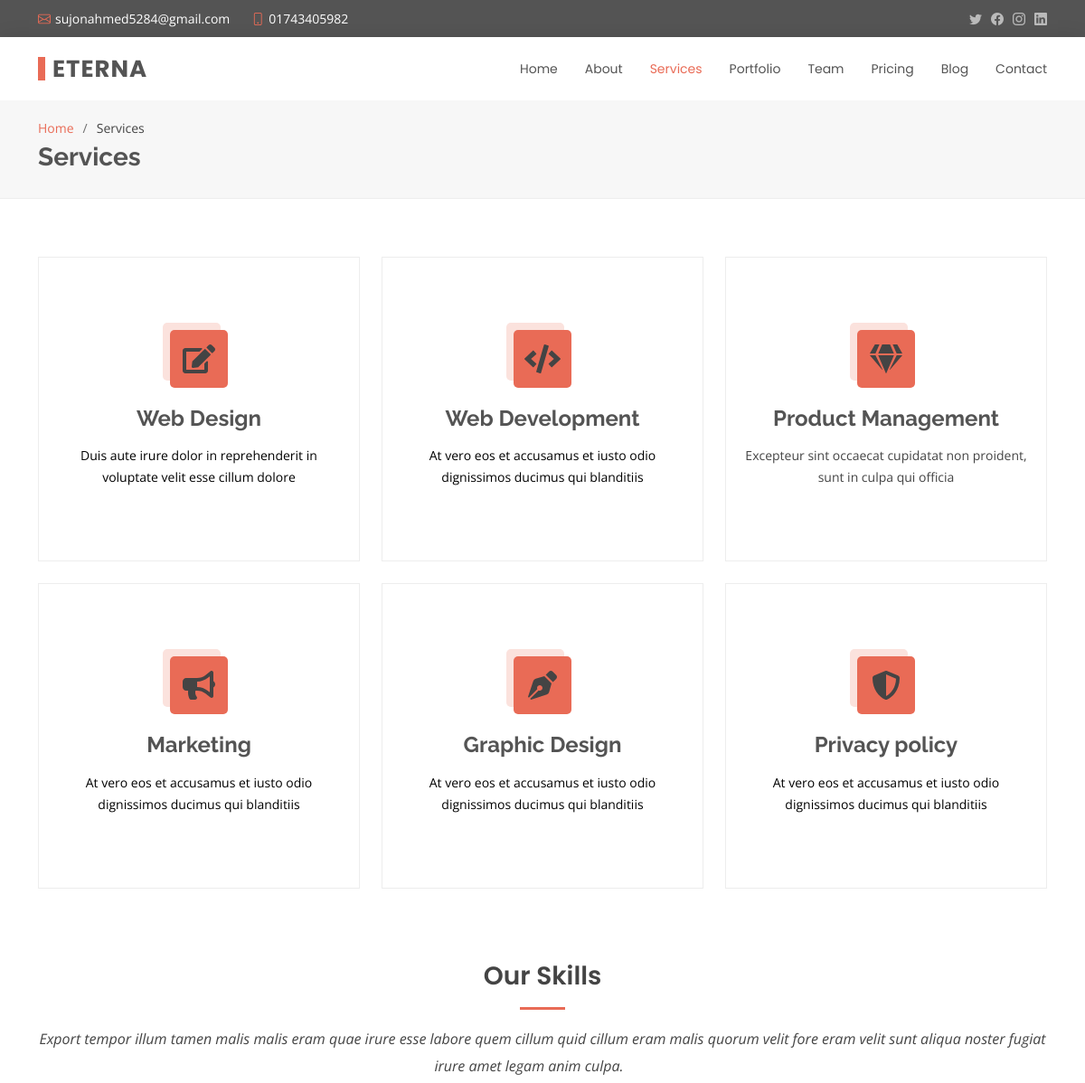
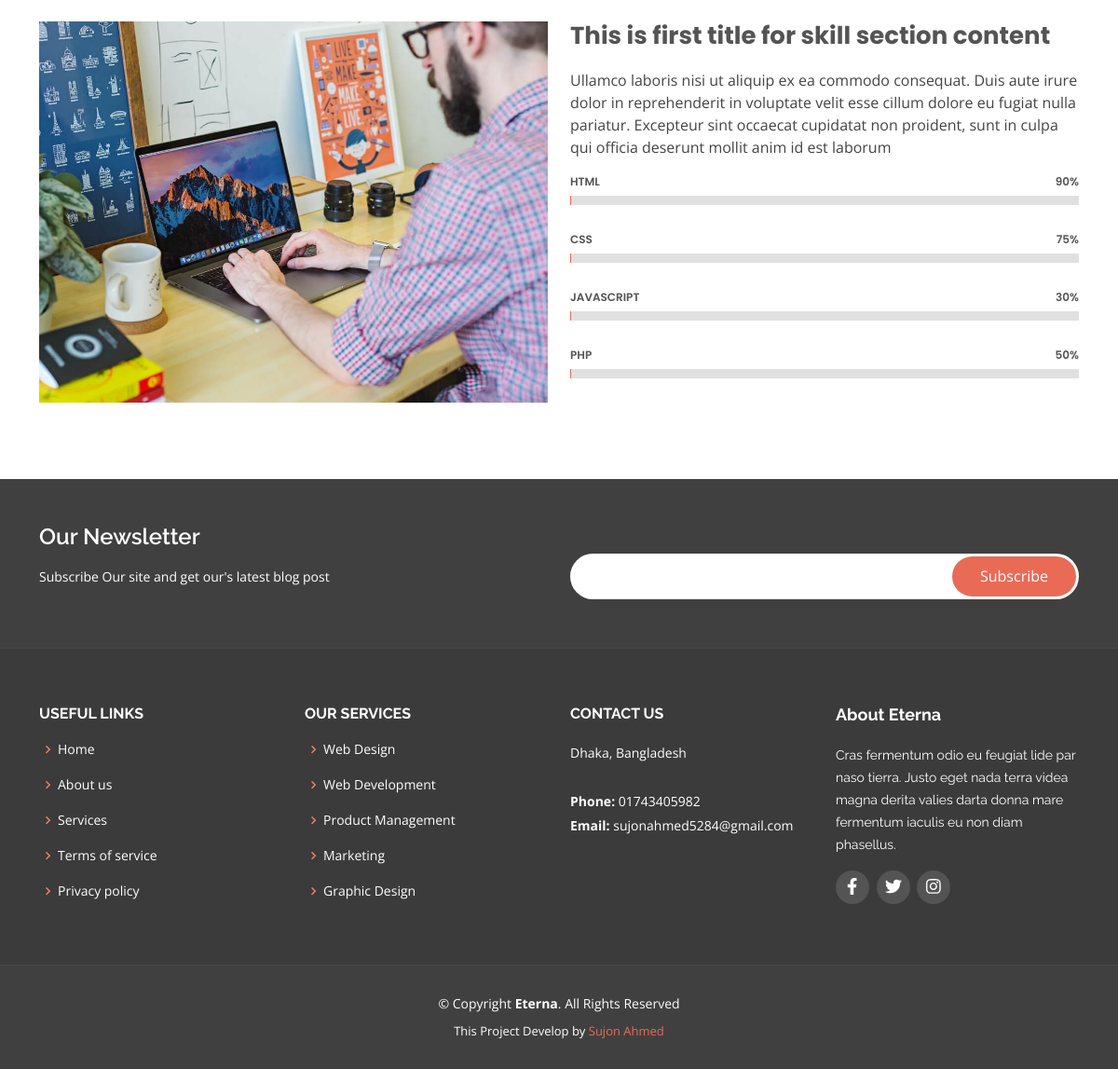
/services.php, run on the app's committed database (2 pictures, top to bottom).
### tables this page shows
CREATE TABLE `services` (
  `service_id` int(11) NOT NULL,
  `author_id` int(11) NOT NULL,
  `service_icon` varchar(30) NOT NULL,
  `service_title` varchar(255) NOT NULL,
  `service_desc` longtext NOT NULL,
  `service_created_at` datetime NOT NULL DEFAULT current_timestamp()
);

CREATE TABLE `skill_desc` (
  `skill_desc_id` int(11) NOT NULL,
  `author_id` int(11) NOT NULL,
  `skill_desc` longtext NOT NULL,
  `created_at` datetime NOT NULL DEFAULT current_timestamp()
);

CREATE TABLE `skill_content` (
  `content_id` int(11) NOT NULL,
  `content_title` varchar(255) NOT NULL,
  `content_image` varchar(80) NOT NULL,
  `content_desc` longtext NOT NULL,
  `content_created_at` datetime NOT NULL DEFAULT current_timestamp()
);

CREATE TABLE `skill_category` (
  `skill_cat_id` int(11) NOT NULL,
  `skill_cat_name` varchar(15) NOT NULL,
  `skill_cat_mx_val` int(11) NOT NULL,
  `skill_cat_created` datetime NOT NULL DEFAULT current_timestamp()
);

CREATE TABLE `address` (
  `address_id` int(11) NOT NULL,
  `address_title` varchar(255) NOT NULL,
  `map_link` varchar(500) NOT NULL,
  `address_created` datetime NOT NULL DEFAULT current_timestamp()
);

CREATE TABLE `social` (
  `social_id` int(11) NOT NULL,
  `social_name` varchar(80) NOT NULL,
  `social_icon` varchar(50) NOT NULL,
  `social_link` varchar(255) NOT NULL,
  `social_created` datetime NOT NULL DEFAULT current_timestamp()
);

### admin/main.php (called while the page is built, shortened)
<?php
class Main
{
    protected $host = 'localhost';
    protected $user = 'root';
    protected $pass = '';
    protected $db = 'eterna';
    protected $con;
    public function __construct()
    {
        $this->con = new mysqli($this->host, $this->user, $this->pass, $this->db);
    }
    public function profile_retrives()
    {
        $this->sql = "SELECT * FROM `admin`";
        $this->result = $this->con->query($this->sql);
        if ($this->result == true) {
            return $this->result;
        } else {
            return false;
        }
    }
    public function get_service_limit()
    {
        $this->sql = "SELECT * FROM `services` LIMIT 6";
        $this->result = $this->con->query($this->sql);
        if ($this->result == true) {
            return $this->result;
        } else {
            return false;
        }
    }
    public function get_skill_desc_limit()
    {
        $this->sql = "SELECT * FROM skill_desc LIMIT 1";
        $this->result = $this->con->query($this->sql);
        if ($this->result == true) {
            return $this->result;
        } else {
            return false;
        }
    }
    public function get_skill_content_limit()
    {
        $this->sql = "SELECT * FROM skill_content LIMIT 1";
        $this->result = $this->con->query($this->sql);
        if ($this->result == true) {
            return $this->result;
        } else {
            return false;
        }
    }
    public function get_progress()
    {
        $this->sql = "SELECT * FROM `skill_category`";
        $this->result = $this->con->query($this->sql);
        if ($this->result == true) {
            return $this->result;
        } else {
            return false;
        }
    }
    public function get_location()
    {
        $this->sql = "SELECT * FROM `address`";
        $this->result = $this->con->query($this->sql);
        if ($this->result == true) {
            return $this->result;
        } else {
            return false;
        }
    }
    public function get_social()
    {
        $this->sql = "SELECT * FROM `social`";
        $this->result = $this->con->query($this->sql);
        if ($this->result == true) {
            return $this->result;
        } else {
            return false;
        }
    }
}

### services.php (the view, shortened to what this page needs)
<?php include 'font_header.php'; ?>
  <main id="main">
    <section id="breadcrumbs" class="breadcrumbs">
      <div class="container">
        <ol>
          <li><a href="index.php">Home</a></li>
          <li>Services</li>
        </ol>
        <h2>Services</h2>
      </div>
    </section>
      <section id="services" class="services">
      <div class="container">
        <div class="row">
        <?php
            if($service_details->num_rows > 0){
              while($row = $service_details->fetch_object()){
                ?>
                  <div class="col-lg-4 col-md-6 d-flex align-items-stretch mt-4">
                    <div class="icon-box">
                      <div class="icon"><i class="<?php echo $row->service_icon;?> fa-2x"></i></div>
                      <h4><a href=""><?php echo $row->service_title; ?></a></h4>
                      <p><?php echo $row->service_desc; ?></p>
                    </div>
                  </div>
                <?php
              }
            }
          ?>
        </div>
      </div>
    </section>
    <section id="skills" class="skills">
      <div class="container">
        <div class="section-title">
          <h2>Our Skills</h2>
          <?php
            if($skill_desc->num_rows > 0){
              while($row = $skill_desc->fetch_object()){
                ?>
                  <p><?php echo $row->skill_desc; ?></p>
                <?php
              }
            }
          ?>
        </div>
        <div class="row">
          <?php
            if($skill_content->num_rows > 0){
              while($row_content = $skill_content->fetch_object()){
                ?>
                  <div class="col-lg-6">
                    <img src="<?php echo 'admin/uploads/skill/'.$row_content->content_image; ?>" class="img-fluid" alt="">
                  </div>
                  <div class="col-lg-6 pt-4 pt-lg-0 content">
                    <h3><?php echo $row_content->content_title; ?></h3>
                    <p class="fst-italic">
                      <?php echo $row_content->content_desc; ?>
                    </p>
                      <?php
                        if($skill_progress->num_rows > 0){
                          while($progress_row = $skill_progress->fetch_object()){
                            ?>
                                <div class="skills-content">
                                  <div class="progress">
                                    <span class="skill"><?php echo $progress_row->skill_cat_name; ?> <i class="val"><?php echo $progress_row->skill_cat_mx_val.'%'; ?></i></span>
                                    <div class="progress-bar-wrap">
                                    </div>
                                  </div>
                                </div>
                            <?php
                          }
                        }
                      ?>
                  </div>
                <?php
              }
            }
          ?>
        </div>
      </div>
    </section>
  </main>
  <?php include 'font_footer.php'; ?>

### font_header.php (shortened to what this page needs)
<?php
include 'admin/main.php';
$obj = new Main();
$email = $obj->profile_retrives();
if ($email->num_rows > 0) {
  while ($row = $email->fetch_object()) {
    $admin_email = $row->admin_email;
    $admin_phone = $row->admin_phone;
  }
}
$service_details = $obj->get_service_limit();
$skill_desc = $obj->get_skill_desc_limit();
$skill_content = $obj->get_skill_content_limit();
$skill_progress = $obj->get_progress();
$get_location = $obj->get_location();
if ($get_location->num_rows > 0) {
  while ($row = $get_location->fetch_object()) {
    $title = $row->address_title;
  }
}
$get_social_media = $obj->get_social();
?>
<!DOCTYPE html>
<html lang="en">
<head>
  <link href="assets/vendor/animate.css/animate.min.css" rel="stylesheet">
  <link href="assets/vendor/bootstrap/css/bootstrap.min.css" rel="stylesheet">
  <link href="assets/vendor/bootstrap-icons/bootstrap-icons.css" rel="stylesheet">
  <link href="assets/vendor/boxicons/css/boxicons.min.css" rel="stylesheet">
  <link href="assets/vendor/glightbox/css/glightbox.min.css" rel="stylesheet">
  <link href="assets/vendor/swiper/swiper-bundle.min.css" rel="stylesheet">
  <link href="assets/css/style.css" rel="stylesheet">
  <link rel="stylesheet" href="https://cdnjs.cloudflare.com/ajax/libs/font-awesome/5.15.4/css/all.min.css" />
</head>
<body>
  <section id="topbar" class="d-flex align-items-center">
    <div class="container d-flex justify-content-center justify-content-md-between">
      <div class="contact-info d-flex align-items-center">
        <i class="bi bi-envelope d-flex align-items-center"><a href="mailto:contact@example.com"><?php echo $admin_email; ?></a></i>
        <i class="bi bi-phone d-flex align-items-center ms-4"><span><?php echo $admin_phone; ?></span></i>
      </div>
      <div class="social-links d-none d-md-flex align-items-center">
        <a href="#" class="twitter"><i class="bi bi-twitter"></i></a>
        <a href="#" class="facebook"><i class="bi bi-facebook"></i></a>
        <a href="#" class="instagram"><i class="bi bi-instagram"></i></a>
        <a href="#" class="linkedin"><i class="bi bi-linkedin"></i></i></a>
      </div>
    </div>
  </section>
  <header id="header" class="d-flex align-items-center">
    <div class="container d-flex justify-content-between align-items-center">
      <div class="logo">
        <h1><a href="index.php">Eterna</a></h1>
      </div>
      <nav id="navbar" class="navbar">
        <ul>
          <li><a class="<?= (basename($_SERVER['PHP_SELF']) == "index.php") ? "active" : "" ?>" href="index.php">Home</a></li>
          <li><a class="<?= (basename($_SERVER['PHP_SELF']) == "about.php") ? "active" : "" ?>" href="about.php">About</a></li>
          <li><a class="<?= (basename($_SERVER['PHP_SELF']) == "services.php") ? "active" : "" ?>" href="services.php">Services</a></li>
          <li><a class="<?= (basename($_SERVER['PHP_SELF']) == "portfolio.php") ? "active" : "" ?>" href="portfolio.php">Portfolio</a></li>
          <li><a class="<?= (basename($_SERVER['PHP_SELF']) == "team.php") ? "active" : "" ?>" href="team.php">Team</a></li>
          <li><a class="<?= (basename($_SERVER['PHP_SELF']) == "pricing.php") ? "active" : "" ?>" href="pricing.php">Pricing</a></li>
          <li><a class="<?= (basename($_SERVER['PHP_SELF']) == "blog.php") ? "active" : "" ?>" href="blog.php">Blog</a></li>
          <li><a class="<?= (basename($_SERVER['PHP_SELF']) == "contact.php") ? "active" : "" ?>" href="contact.php">Contact</a></li>
        </ul>
      </nav>
    </div>
  </header>

### font_footer.php (shortened to what this page needs)
<footer id="footer">
<div class="footer-newsletter">
  <div class="container">
    <div class="row">
      <div class="col-lg-6">
        <h4>Our Newsletter</h4>
        <p>Subscribe Our site and get our's latest blog post</p>
      </div>
      <div class="col-lg-6">
        <form action="subscribe.php" method="POST">
          <input type="email" name="email"><input type="submit" name="submit" value="Subscribe">
        </form>
      </div>
    </div>
  </div>
</div>
<div class="footer-top">
  <div class="container">
    <div class="row">
      <div class="col-lg-3 col-md-6 footer-links">
        <h4>Useful Links</h4>
        <ul>
          <li><i class="bx bx-chevron-right"></i> <a href="#">Home</a></li>
          <li><i class="bx bx-chevron-right"></i> <a href="#">About us</a></li>
          <li><i class="bx bx-chevron-right"></i> <a href="#">Services</a></li>
          <li><i class="bx bx-chevron-right"></i> <a href="#">Terms of service</a></li>
          <li><i class="bx bx-chevron-right"></i> <a href="#">Privacy policy</a></li>
        </ul>
      </div>
      <div class="col-lg-3 col-md-6 footer-links">
        <h4>Our Services</h4>
        <ul>
          <li><i class="bx bx-chevron-right"></i> <a href="#">Web Design</a></li>
          <li><i class="bx bx-chevron-right"></i> <a href="#">Web Development</a></li>
          <li><i class="bx bx-chevron-right"></i> <a href="#">Product Management</a></li>
          <li><i class="bx bx-chevron-right"></i> <a href="#">Marketing</a></li>
          <li><i class="bx bx-chevron-right"></i> <a href="#">Graphic Design</a></li>
        </ul>
      </div>
      <div class="col-lg-3 col-md-6 footer-contact">
        <h4>Contact Us</h4>
        <p>
          <?php echo $title; ?> <br><br>
          <strong>Phone:</strong> <?php echo $admin_phone; ?><br>
          <strong>Email:</strong> <?php echo $admin_email; ?><br>
        </p>
      </div>
      <div class="col-lg-3 col-md-6 footer-info">
        <h3>About Eterna</h3>
        <p>Cras fermentum odio eu feugiat lide par naso tierra. Justo eget nada terra videa magna derita valies darta donna mare fermentum iaculis eu non diam phasellus.</p>
        <div class="social-links mt-3">
          <?php
            if($get_social_media->num_rows > 0){
              while($row = $get_social_media->fetch_object()){
                ?>
                  <a href="<?php echo $row->social_link; ?>" target="_blank" class="social"><i class="<?php echo $row->social_icon; ?>"></i></a>
                <?php
              }
            }
          ?>
        </div>
      </div>
    </div>
  </div>
</div>
<div class="container">
  <div class="copyright">
    &copy; Copyright <strong><span>Eterna</span></strong>. All Rights Reserved
  </div>
  <div class="credits">
    This Project Develop by <a target="_blank" href="https://github.com/Sujon-Ahmed">Sujon Ahmed</a>
  </div>
</div>
</footer>
</body>
</html>

### data on the page
services: service_title "Web Design", service_desc "Duis aute irure dolor in reprehenderit in voluptate velit esse cillum dolore"
services: service_title "Web Development", service_desc "At vero eos et accusamus et iusto odio dignissimos ducimus qui blanditiis"
services: service_title "Product Management", service_desc "Excepteur sint occaecat cupidatat non proident, sunt in culpa qui officia"
services: service_title "Marketing", service_desc "At vero eos et accusamus et iusto odio dignissimos ducimus qui blanditiis"
services: service_title "Graphic Design", service_desc "At vero eos et accusamus et iusto odio dignissimos ducimus qui blanditiis"
services: service_title "Privacy policy", service_desc "At vero eos et accusamus et iusto odio dignissimos ducimus qui blanditiis"
skill_desc: skill_desc "Export tempor illum tamen malis malis eram quae irure esse labore quem cillum quid cillum eram malis quorum velit fore eram velit sunt aliqua noster fugiat irure amet legam anim culpa."
skill_content: content_image (picture), content_title "This is first title for skill section content", content_desc "Ullamco laboris nisi ut aliquip ex ea commodo consequat. Duis aute irure dolor in reprehenderit in voluptate velit esse cillum dolore eu fugiat nulla pariatur. Excepteur sint occaecat cupidatat non proident, sunt in culpa qui officia deserunt mollit anim id est laborum"
skill_category: skill_cat_name "HTML", skill_cat_mx_val "90"
skill_category: skill_cat_name "CSS", skill_cat_mx_val "75"
skill_category: skill_cat_name "JAVASCRIPT", skill_cat_mx_val "30"
skill_category: skill_cat_name "PHP", skill_cat_mx_val "50"
address: address_title "Dhaka, Bangladesh"

### other printed values
$admin_email "sujonahmed5284@gmail.com"
$admin_phone "01743405982"
